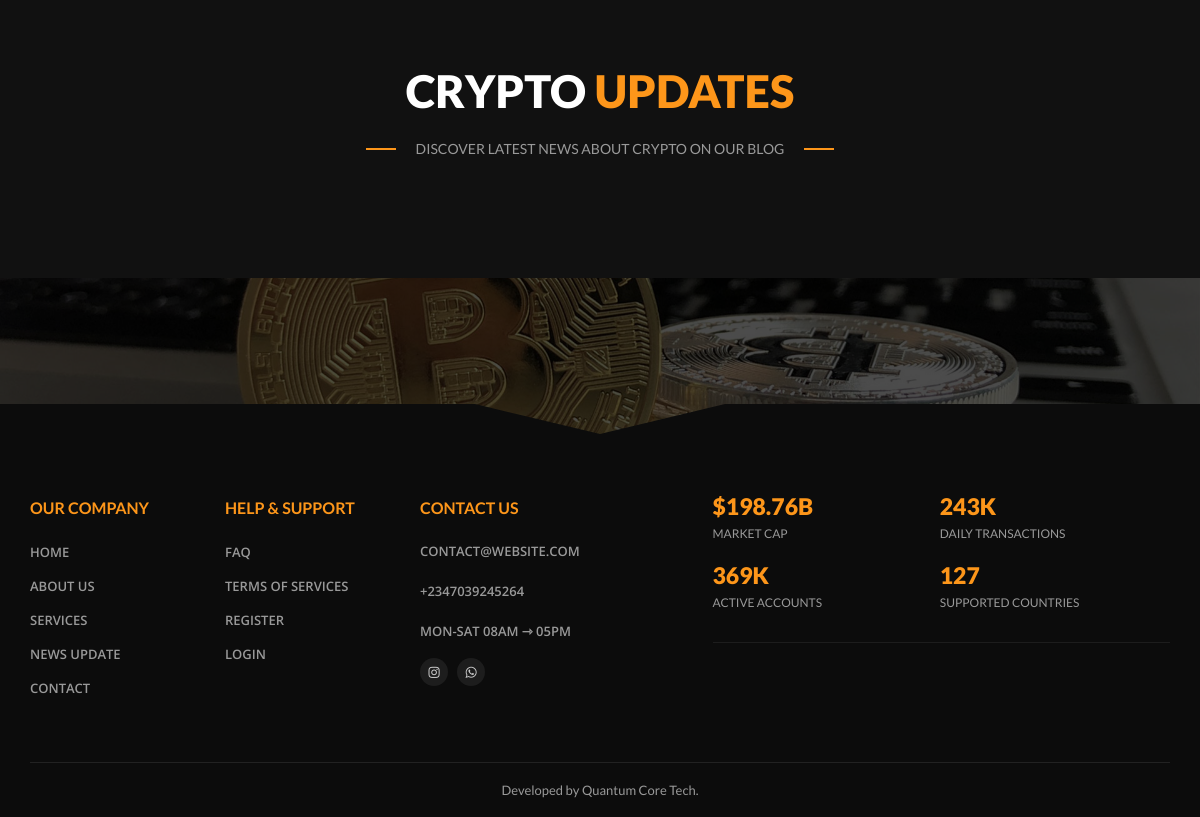
Page /exchange/ (lower part) on the earlier database version.
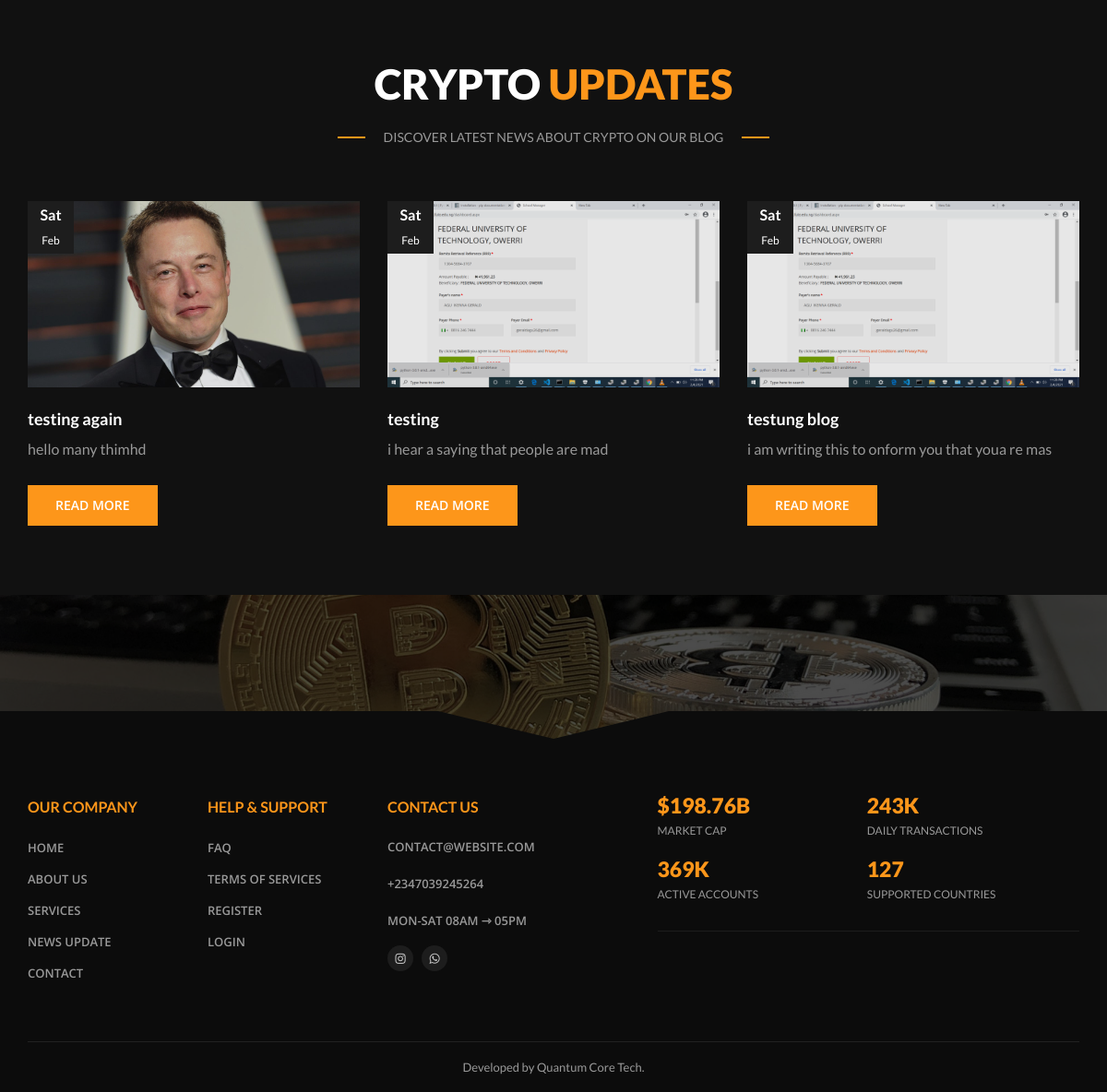
Same page on the later database version.
### core/models.py (models this page shows, shortened)
class Blog(models.Model) :
    def get_path(instance,filename) :
        ext  = filename.split('.')[1]
        return "{}.{}".format(instance.slug,ext)
    type_choices  = (('TV','TV'),('XCHANGE','XCHANGE'),('IDEAL','IDEAL'))
    title = models.CharField(max_length  = 30)
    author = models.ForeignKey(get_user_model(),on_delete = models.CASCADE)
    blog_type = models.CharField(max_length  = 20,choices = type_choices)
    picture = models.FileField(upload_to = get_path)
    content = models.TextField()
    slug = models.CharField(max_length = 50)
    date =  models.DateTimeField(auto_now_add = True)

### xchange/views.py (the view)
# urls.py: path('',Index.as_view(),name ='index-ideal'),
class Index(TemplateView) :
    template_name = 'index-xchange.html'
    def get_context_data(self,*args,**kwargs) :
        context = super(Index,self).get_context_data(*args,**kwargs)
        context['blogs'] = Blog.objects.filter(blog_type = "XCHANGE").order_by('-date')
        return context

### templates/xchange/index-xchange.html (shortened to what this page needs)
{% extends 'base-xchange.html' %}
{% load static %}
        {% block content %}
        <section class="blog">
            <div class="container">
                <div class="row text-center">
                    <h2 class="title-head">Crypto<span> Updates</span></h2>
                    <div class="title-head-subtitle">
                        <p>Discover latest news about Crypto on our blog</p>
                    </div>
                </div>
                <div class="row latest-posts-content">
                    {% for blog in blogs %}
                    <div class="col-sm-4 col-md-4 col-xs-12">
                        <div class="latest-post">
                            {% if blog.picture.url %}
                            <a href="{% url 'blog-detail-core' blog.slug %}"><img class="img-responsive" src="{{blog.picture.url}}" alt="img"></a>
                            {% endif %}
                            <div class="post-body">
                                <h4 class="post-title">
                                    <a href="blog-post.html">{{blog.title}}</a>
                                </h4>
                                <div class="post-text">
                                    <p>{{blog.content}}</p>
                                </div>
                            </div>
                            <div class="post-date">
                                <span>{{blog.date|date:"D"}}</span>
                                <span>{{blog.date|date:"M"}}</span>
                            </div>
							<a href="{% url 'blog-detail-core' blog.slug %}" class="btn btn-primary">read more</a>
                        </div>
                    </div>
                    {% endfor %}
                </div>
            </div>
        </section>
        <section class="call-action-all">
			<div class="call-action-all-overlay">
				<div class="container">
					<div class="row">
						<div class="col-xs-12">
						</div>
					</div>
				</div>
			</div>
        </section>
        {% endblock %}

### templates/xchange/base-xchange.html (shortened to what this page needs)
{% load static %}
<!DOCTYPE html>
<html lang="en">
<head>
    <link rel="stylesheet" href="{% static 'xchange/css/font-awesome.min.css' %}">
    <link rel="stylesheet" href="{% static 'xchange/css/bootstrap.min.css' %}">
    <link rel="stylesheet" href="{% static 'xchange/css/magnific-popup.css' %}">
    <link rel="stylesheet" href="{% static 'xchange/css/select2.min.css' %}">
    <link rel="stylesheet" href="{% static 'xchange/css/style.css' %}">
	<link rel="stylesheet" href="{% static 'xchange/css/skins/orange.css' %}">
    <link rel="alternate stylesheet" type="text/css" title="orange" href="{% static 'xchange/css/skins/orange.css' %}" />
    <link rel="alternate stylesheet" type="text/css" title="green" href="{% static 'xchange/css/skins/green.css' %}" />
    <link rel="alternate stylesheet" type="text/css" title="blue" href="{% static 'xchange/css/skins/blue.css' %}" />
    <link rel="stylesheet" type="text/css" href="{% static 'xchange/css/styleswitcher.css' %}" />
</head>
<body>
    <div class="wrapper">
        {% block content %}{% endblock %}
        <footer class="footer">
            <div class="top-footer">
                <div class="container">
                    <div class="row">
                        <div class="col-sm-4 col-md-2">
                            <h4>Our Company</h4>
                            <div class="menu">
                                <ul>
                                        <li class="active"><a href="{% url 'index-xchange' %}">Home</a></li>
                                        <li><a href="{% url 'about-xchange' %}">About Us</a></li>
                                        <li><a href="{% url 'services-xchange' %}">Services</a></li>
                                        <li><a href="{% url 'news-xchange' %}">News Update</a></li>
                                    <li><a href="#">Contact</a></li>
                                </ul>
                            </div>
                        </div>
                        <div class="col-sm-4 col-md-2">
                            <h4>Help & Support</h4>
                            <div class="menu">
                                <ul>
                                    <li><a href="#">FAQ</a></li>
                                    <li><a href="{% url 'tos-xchange' %}">Terms of Services</a></li>
                                    <li><a href="#">Register</a></li>
                                    <li><a href="#">Login</a></li>
                                </ul>
                            </div>
                        </div>
                        <div class="col-sm-4 col-md-3">
                            <h4>Contact Us </h4>
                            <div class="contacts">
                                <div>
                                    <span>contact@website.com</span>
                                </div>
                                <div>
                                    <span>+2347039245264</span>
                                </div>
                                <div>
                                    <span>mon-sat 08am &#x21FE; 05pm</span>
                                </div>
                            </div>
                            <div class="social-footer">
                                <ul>
                                    <li><a href="https://www.instagram.com/idealxchange" target="_blank"><i class="fa fa-instagram"></i></a></li>
                                    <li><a href="https://wa.me/+2348162467444?text=hello" target="_blank"><i class="fa fa-whatsapp"></i></a></li>
                                </ul>
                            </div>
                        </div>
                        <div class="col-sm-12 col-md-5">
							<div class="facts-footer">
								<div>
									<h5>$198.76B</h5>
									<span>Market cap</span>
								</div>
								<div>
									<h5>243K</h5>
									<span>daily transactions</span>
								</div>
								<div>
									<h5>369K</h5>
									<span>active accounts</span>
								</div>
								<div>
									<h5>127</h5>
									<span>supported countries</span>
								</div>
							</div>
							<hr>
                        </div>
                    </div>
                </div>
            </div>
            <div class="bottom-footer">
                <div class="container">
                    <div class="row">
                        <div class="col-xs-12">
                            <p class="text-center">Developed by <a href="" target="_blank">Quantum Core Tech.</a></p>
                        </div>
                    </div>
                </div>
            </div>
        </footer>
    </div>
</body>
</html>

### static/xchange/css/skins/orange.css (style rules this page uses)
.btn-primary, .title-head-subtitle p:before, .title-head-subtitle p:after, body.light ul.user li.sign-in a:hover, ul.user li.sign-in a:hover, .navbar-toggle, .slider.btn-primary:hover, .pricing-switcher .switch, .bitcoin-calculator .form-input.select-currency, .bitcoin-calculator .form-info, .team-member:hover .team-member-caption, .select-primary~.select2 .select2-selection__rendered, .select-primary~.select2 .select2-selection__rendered,.select-primary~.select2 .select2-selection__rendered:active, .select-primary~.select2 .select2-selection__rendered:focus, .select-primary~.select2 .select2-selection__rendered:hover, .select-primary-dropdown, #carousel-testimonials .carousel-indicators li.active, .widget-tags ul > li a:hover, body.blog .pagination li.active a, .facts, .call-action-all .action-btn .btn-primary { background: #fd961a; }

### static/xchange/css/skins/green.css (style rules this page uses)
.btn-primary, .title-head-subtitle p:before, .title-head-subtitle p:after, body.light ul.user li.sign-in a:hover, ul.user li.sign-in a:hover, .navbar-toggle, .slider.btn-primary:hover, .pricing-switcher .switch, .bitcoin-calculator .form-input.select-currency, .bitcoin-calculator .form-info, .team-member:hover .team-member-caption, .select-primary~.select2 .select2-selection__rendered, .select-primary~.select2 .select2-selection__rendered,.select-primary~.select2 .select2-selection__rendered:active, .select-primary~.select2 .select2-selection__rendered:focus, .select-primary~.select2 .select2-selection__rendered:hover, .select-primary-dropdown, #carousel-testimonials .carousel-indicators li.active, .widget-tags ul > li a:hover, body.blog .pagination li.active a, .facts, .call-action-all .action-btn .btn-primary { background: #0ba026; }

### static/xchange/css/skins/blue.css (style rules this page uses)
.btn-primary, .title-head-subtitle p:before, .title-head-subtitle p:after, body.light ul.user li.sign-in a:hover, ul.user li.sign-in a:hover, .navbar-toggle, .slider.btn-primary:hover, .pricing-switcher .switch, .bitcoin-calculator .form-input.select-currency, .bitcoin-calculator .form-info, .team-member:hover .team-member-caption, .select-primary~.select2 .select2-selection__rendered, .select-primary~.select2 .select2-selection__rendered,.select-primary~.select2 .select2-selection__rendered:active, .select-primary~.select2 .select2-selection__rendered:focus, .select-primary~.select2 .select2-selection__rendered:hover, .select-primary-dropdown, #carousel-testimonials .carousel-indicators li.active, .widget-tags ul > li a:hover, body.blog .pagination li.active a, .facts, .call-action-all .action-btn .btn-primary { background: #0095eb; }

Differences in the rows shown:
added Blog: picture (picture), title "testing again", content "hello many thimhd", date "Sat", date "Feb"
added Blog: picture (picture), title "testing", content "i hear a saying that people are mad", date "Sat", date "Feb"
added Blog: picture (picture), title "testung blog", content "i am writing this to onform you that youa re mas", date "Sat", date "Feb"
